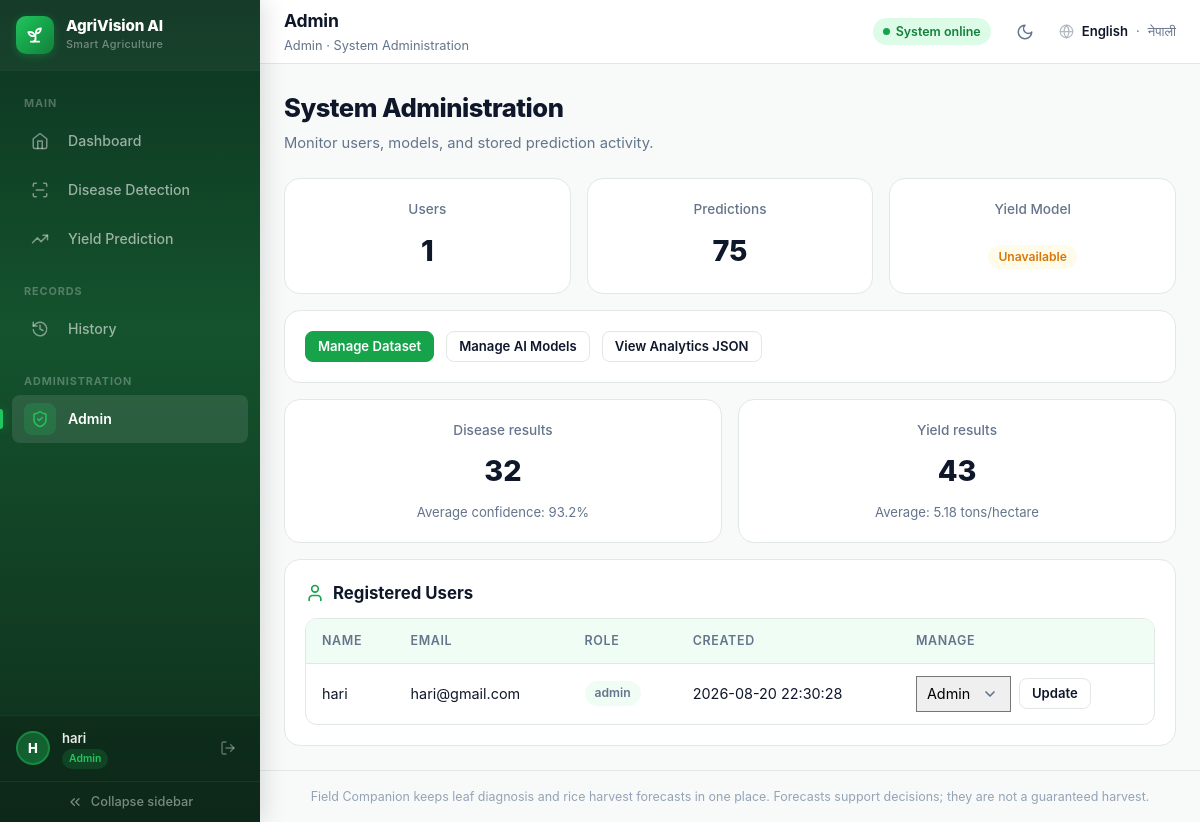
The page /admin (signed in) on the database as committed earlier.
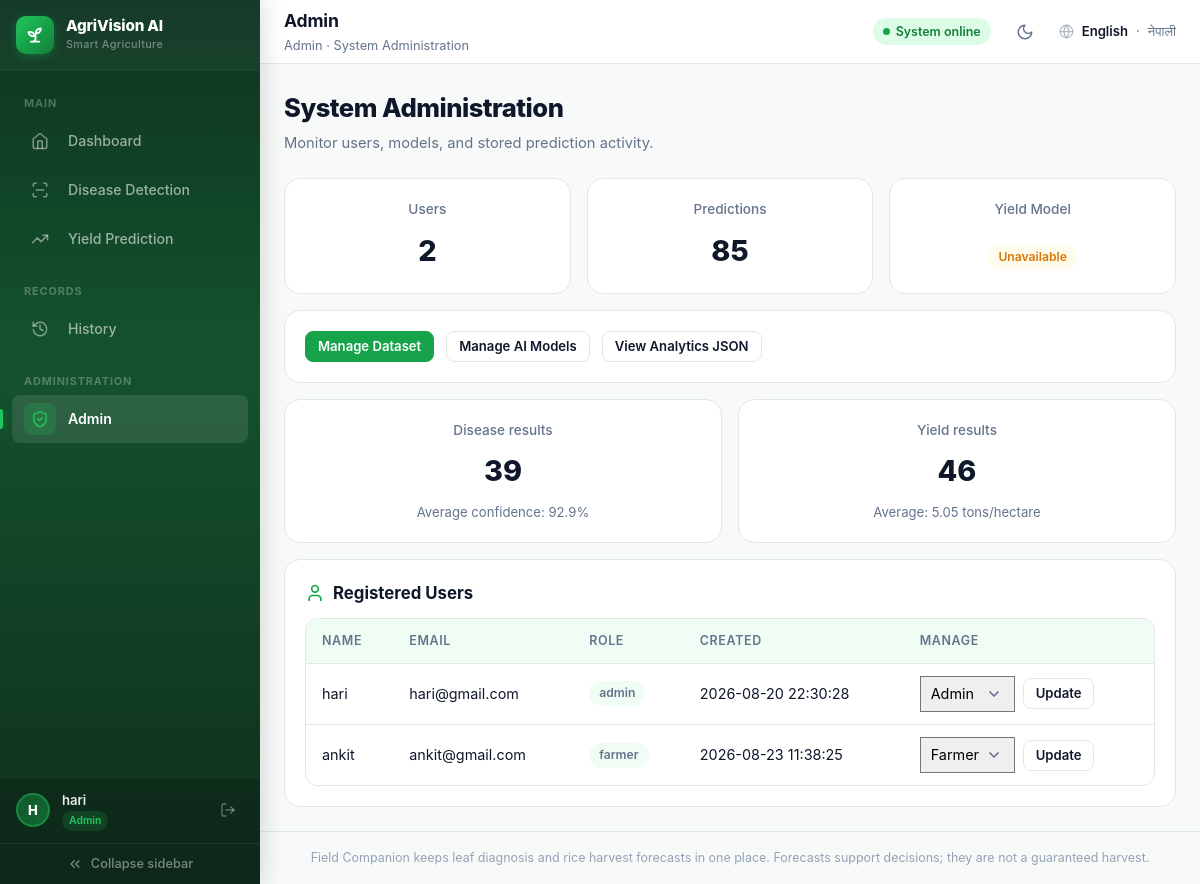
The same page on the database as committed later.
### tables this page shows
CREATE TABLE users (
                id INTEGER PRIMARY KEY AUTOINCREMENT,
                name TEXT NOT NULL,
                email TEXT NOT NULL UNIQUE,
                password_hash TEXT NOT NULL,
                role TEXT NOT NULL DEFAULT 'farmer',
                created_at TEXT NOT NULL DEFAULT CURRENT_TIMESTAMP
            );

### app.py (the view)
@app.route("/admin")
@role_required("admin")
def admin_dashboard():
    return render_template(
        "admin.html",
        users=list_users(),
        users_count=count_records("users"),
        predictions_count=count_records("prediction_history"),
        summaries=prediction_summary(),
        yield_model_ready=yield_model_ready,
    )

### app.py (called while the page is built)
@app.before_request
def enforce_csrf():
    if request.endpoint in {"static"}:
        return None
    return csrf_protect(lambda: None)()

@app.after_request
def add_security_headers(response):
    response.headers.setdefault("X-Content-Type-Options", "nosniff")
    response.headers.setdefault("X-Frame-Options", "SAMEORIGIN")
    response.headers.setdefault("Referrer-Policy", "strict-origin-when-cross-origin")
    response.headers.setdefault(
        "Content-Security-Policy",
        "default-src 'self'; img-src 'self' data:; style-src 'self' 'unsafe-inline'; script-src 'self'; connect-src 'self'; base-uri 'self'; form-action 'self'",
    )
    response.headers.setdefault("Permissions-Policy", "camera=(), microphone=(), geolocation=()")
    if getattr(g, "rate_remaining", None) is not None:
        response.headers["X-RateLimit-Remaining"] = str(g.rate_remaining)
    return response

def current_user():
    user_id = session.get("user_id")
    return find_user(user_id) if user_id else None

def current_lang():
    return session.get("lang", DEFAULT_LANG)

@app.context_processor
def inject_globals():
    lang = current_lang()
    return {
        "csrf_token": generate_csrf_token(),
        "user": current_user(),
        "lang": lang,
        "supported_languages": SUPPORTED_LANGUAGES,
        "language_labels": LANGUAGE_LABELS,
        "t": lambda key, **kwargs: translate(lang, key, **kwargs),
        "crop_label": lambda crop: crop_label(crop, lang),
        "js_i18n": js_strings_for(lang),
    }

def role_required(*roles):
    def decorator(view):
        @wraps(view)
        def wrapped(*args, **kwargs):
            user = current_user()
            if not user:
                if request.path.startswith("/api/"):
                    return jsonify({"error": "Authentication required."}), 401
                return redirect(url_for("login", next=request.path))
            if user["role"] not in roles:
                if request.path.startswith("/api/"):
                    return jsonify({"error": "You do not have permission for this resource."}), 403
                return render_template("error.html", code=403, message="You do not have permission for this page."), 403
            return view(*args, **kwargs)
        return wrapped
    return decorator

### translations.py (called while the page is built)
def js_strings_for(lang):
    lang = lang if lang in UI_STRINGS else DEFAULT_LANG
    return {k[3:]: v for k, v in UI_STRINGS[lang].items() if k.startswith("js_")}

### templates/admin.html (shortened to what this page needs)
{% extends "base.html" %}
{% block page_name %}{{ t('nav_admin') }}{% endblock %}
{% block breadcrumb %}<p class="breadcrumb">{{ t('nav_admin') }} · {{ t('admin_title') }}</p>{% endblock %}
{% block content %}
<div class="page-head">
    <h2>{{ t('admin_title') }}</h2>
    <p>{{ t('admin_desc') }}</p>
</div>
<div class="grid-3">
    <div class="stat-tile"><h3>{{ t('admin_users') }}</h3><strong>{{ users_count }}</strong></div>
    <div class="stat-tile"><h3>{{ t('admin_predictions') }}</h3><strong>{{ predictions_count }}</strong></div>
    <div class="stat-tile">
        <h3>{{ t('admin_yield_model') }}</h3>
        <strong>
            {% if yield_model_ready %}
            <span class="badge success">{{ t('admin_ready') }}</span>
            {% else %}
            <span class="badge warning">{{ t('admin_unavailable') }}</span>
            {% endif %}
        </strong>
    </div>
</div>
<div class="card admin-actions" style="margin-top:var(--sp-4)">
    <a class="btn btn-primary btn-sm" href="{{ url_for('manage_dataset') }}">{{ t('btn_manage_dataset') }}</a>
    <a class="btn btn-outline btn-sm" href="{{ url_for('manage_models') }}">{{ t('btn_manage_models') }}</a>
    <a class="btn btn-outline btn-sm" href="{{ url_for('analytics') }}">{{ t('btn_view_analytics') }}</a>
</div>
{% if summaries %}
<div class="grid-2" style="margin-top:var(--sp-4)">
    {% for summary in summaries %}
    <div class="stat-tile">
        <h3>{{ summary['prediction_type']|capitalize }} results</h3>
        <strong>{{ summary['total'] }}</strong>
        <p>
            {% if summary['prediction_type'] == 'yield' %}
                {{ t('th_average') }}: {{ summary['average_yield']|round(2) }} {{ t('unit_tons_hectare_short') }}
            {% else %}
                {{ t('th_average_confidence') }}: {{ (summary['average_confidence'] * 100)|round(1) }}%
            {% endif %}
        </p>
    </div>
    {% endfor %}
</div>
{% endif %}
<div class="card" style="margin-top:var(--sp-4)">
    <div class="card-title">
        <svg class="icon" stroke-linecap="round" stroke-linejoin="round"><use href="#i-user"/></svg>
        {{ t('registered_users') }}
    </div>
    <div class="table-scroll">
        <table>
            <thead>
                <tr>
                    <th>{{ t('label_name') }}</th>
                    <th>{{ t('label_email') }}</th>
                    <th>{{ t('th_role') }}</th>
                    <th>{{ t('th_created') }}</th>
                    <th>{{ t('th_manage') }}</th>
                </tr>
            </thead>
            <tbody>
                {% for user in users %}
                <tr>
                    <td data-label="{{ t('label_name') }}">{{ user['name'] }}</td>
                    <td data-label="{{ t('label_email') }}">{{ user['email'] }}</td>
                    <td data-label="{{ t('th_role') }}"><span class="badge neutral">{{ user['role'] }}</span></td>
                    <td data-label="{{ t('th_created') }}">{{ user['created_at'] }}</td>
                    <td data-label="{{ t('th_manage') }}">
                        <form method="post" action="{{ url_for('update_user_role', user_id=user['id']) }}" class="action-bar">
                            <select id="role-{{ user['id'] }}" name="role" style="width:auto;padding:6px 32px 6px 10px">
                                <option value="farmer" {% if user['role']=='farmer' %}selected{% endif %}>{{ t('role_farmer') }}</option>
                                <option value="admin" {% if user['role']=='admin' %}selected{% endif %}>{{ t('role_admin') }}</option>
                            </select>
                            <button class="btn btn-outline btn-sm" type="submit">{{ t('btn_update') }}</button>
                        </form>
                    </td>
                </tr>
                {% endfor %}
            </tbody>
        </table>
    </div>
</div>
{% endblock %}

### templates/base.html (shortened to what this page needs)
<!DOCTYPE html>
<html lang="{{ lang }}">
<head>
    <link rel="stylesheet" href="{{ url_for('static', filename='css/style.css', v='20260826-dark-v1') }}">
</head>
<body data-user="{{ user['name'] if user else '' }}">
<div class="shell" id="shell">
    <aside class="sidebar" id="sidebar" aria-label="Main navigation">
        <div class="sidebar-top">
            <a class="brand" href="{{ url_for('index') }}">
                <span class="brand-logo" aria-hidden="true">
                    <svg class="icon" fill="none" stroke="currentColor" stroke-width="2" stroke-linecap="round" stroke-linejoin="round"><use href="#i-sprout"/></svg>
                </span>
                <span class="brand-text">
                    <span class="brand-name">AgriVision AI</span>
                    <span class="brand-tag">Smart Agriculture</span>
                </span>
            </a>
        </div>
        <nav class="sidebar-nav">
            <div class="nav-section">
                <span class="nav-section-label">{{ t('nav_section_main') }}</span>
                <a href="{{ url_for('index') }}" class="{% if request.path == '/' %}active{% endif %}">
                    <span class="nav-icon-wrap">
                        <svg class="icon" fill="none" stroke="currentColor" stroke-width="2" stroke-linecap="round" stroke-linejoin="round"><use href="#i-home"/></svg>
                    </span>
                    <span class="nav-label">{{ t('nav_dashboard') }}</span>
                </a>
                <a href="{{ url_for('index') }}#disease-panel" class="{% if request.path == '/' and request.args.get('focus') == 'disease' %}active{% endif %}">
                    <span class="nav-icon-wrap">
                        <svg class="icon" fill="none" stroke="currentColor" stroke-width="2" stroke-linecap="round" stroke-linejoin="round"><use href="#i-scan"/></svg>
                    </span>
                    <span class="nav-label">{{ t('nav_disease') }}</span>
                </a>
                <a href="{{ url_for('index') }}#yield-panel" class="{% if request.path == '/' and request.args.get('focus') == 'yield' %}active{% endif %}">
                    <span class="nav-icon-wrap">
                        <svg class="icon" fill="none" stroke="currentColor" stroke-width="2" stroke-linecap="round" stroke-linejoin="round"><use href="#i-trending"/></svg>
                    </span>
                    <span class="nav-label">{{ t('nav_yield') }}</span>
                </a>
            </div>
            {% if user and user['role'] in ('analyst', 'admin') %}
            <div class="nav-section">
                <span class="nav-section-label">{{ t('nav_section_records') }}</span>
                <a href="{{ url_for('history') }}" class="{% if request.path == '/history' %}active{% endif %}">
                    <span class="nav-icon-wrap">
                        <svg class="icon" fill="none" stroke="currentColor" stroke-width="2" stroke-linecap="round" stroke-linejoin="round"><use href="#i-history"/></svg>
                    </span>
                    <span class="nav-label">{{ t('nav_history') }}</span>
                </a>
            </div>
            {% endif %}
            {% if user and user['role'] == 'admin' %}
            <div class="nav-section">
                <span class="nav-section-label">{{ t('nav_section_admin') }}</span>
                <a href="{{ url_for('admin_dashboard') }}" class="{% if request.path == '/admin' %}active{% endif %}">
                    <span class="nav-icon-wrap">
                        <svg class="icon" fill="none" stroke="currentColor" stroke-width="2" stroke-linecap="round" stroke-linejoin="round"><use href="#i-shield"/></svg>
                    </span>
                    <span class="nav-label">{{ t('nav_admin') }}</span>
                </a>
            </div>
            {% endif %}
        </nav>
        {% if user %}
        <div class="sidebar-user">
            <div class="sidebar-avatar">{{ user['name'][:1] | upper }}</div>
            <div class="sidebar-user-meta">
                <span class="sidebar-user-name">{{ user['name'] }}</span>
                <span class="sidebar-user-role badge badge-sm">{{ user['role'] }}</span>
            </div>
            <a href="{{ url_for('logout') }}" class="sidebar-logout" title="{{ t('nav_sign_out') }}">
                <svg class="icon" fill="none" stroke="currentColor" stroke-width="2" stroke-linecap="round" stroke-linejoin="round"><use href="#i-logout"/></svg>
            </a>
        </div>
        {% endif %}
        <button class="sidebar-collapse-btn" id="collapse-btn" type="button" title="{{ t('collapse_sidebar') }}" aria-label="{{ t('collapse_sidebar') }}">
            <svg class="icon" fill="none" stroke="currentColor" stroke-width="2" stroke-linecap="round" stroke-linejoin="round"><use href="#i-chevrons-left"/></svg>
            <span class="chev-label">{{ t('collapse_sidebar') }}</span>
        </button>
    </aside>
    <div class="main-wrap">
        <header class="header">
            <div class="header-title">
                <h1 class="header-heading">{% block page_name %}{{ t('nav_dashboard') }}{% endblock %}</h1>
                {% block breadcrumb %}<p class="breadcrumb">AgriVision AI · Dashboard</p>{% endblock %}
            </div>
            <div class="header-actions">
                <span class="health-chip" id="health-chip" role="status" title="API status">
                    <span class="dot" aria-hidden="true"></span>
                    <span class="chip-text" id="health-text">{{ t('js_status_online') }}</span>
                </span>
                <button class="theme-toggle" id="theme-toggle" type="button" aria-label="Toggle dark mode" title="Toggle theme">
                    <svg class="icon icon-moon" fill="none" stroke="currentColor" stroke-width="2" stroke-linecap="round" stroke-linejoin="round"><use href="#i-moon"/></svg>
                </button>
                <span class="lang-switch">
                    <svg class="icon" fill="none" stroke="currentColor" stroke-width="2" stroke-linecap="round" stroke-linejoin="round"><use href="#i-globe"/></svg>
                    {% for code in supported_languages %}
                        {% if code == lang %}
                            <strong>{{ language_labels[code] }}</strong>
                        {% else %}
                            <a href="{{ url_for('set_language', lang_code=code) }}">{{ language_labels[code] }}</a>
                        {% endif %}
                        {% if not loop.last %}<span aria-hidden="true">·</span>{% endif %}
                    {% endfor %}
                </span>
            </div>
        </header>
        <main class="main">
            {% block content %}{% endblock %}
        </main>
        <footer class="footer">{{ t('footer_note') }}</footer>
    </div>
</div>
</body>
</html>

Rows that differ between the two databases and show on the page:
added users: name "ankit", email "ankit@gmail.com", role "farmer", created_at "2026-08-23 11:38:25", role "Farmer", t "Update"
Other text that changed with them:
{{ users_count }}: "1" → "2"
{{ predictions_count }}: "75" → "85"
new list line: "Disease results 39 Average confidence : 92.9 %"
new list line: "Yield results 46 Average : 5.05 tons/hectare"
list line gone: "Disease results 32 Average confidence : 93.2 %"
list line gone: "Yield results 43 Average : 5.18 tons/hectare"
